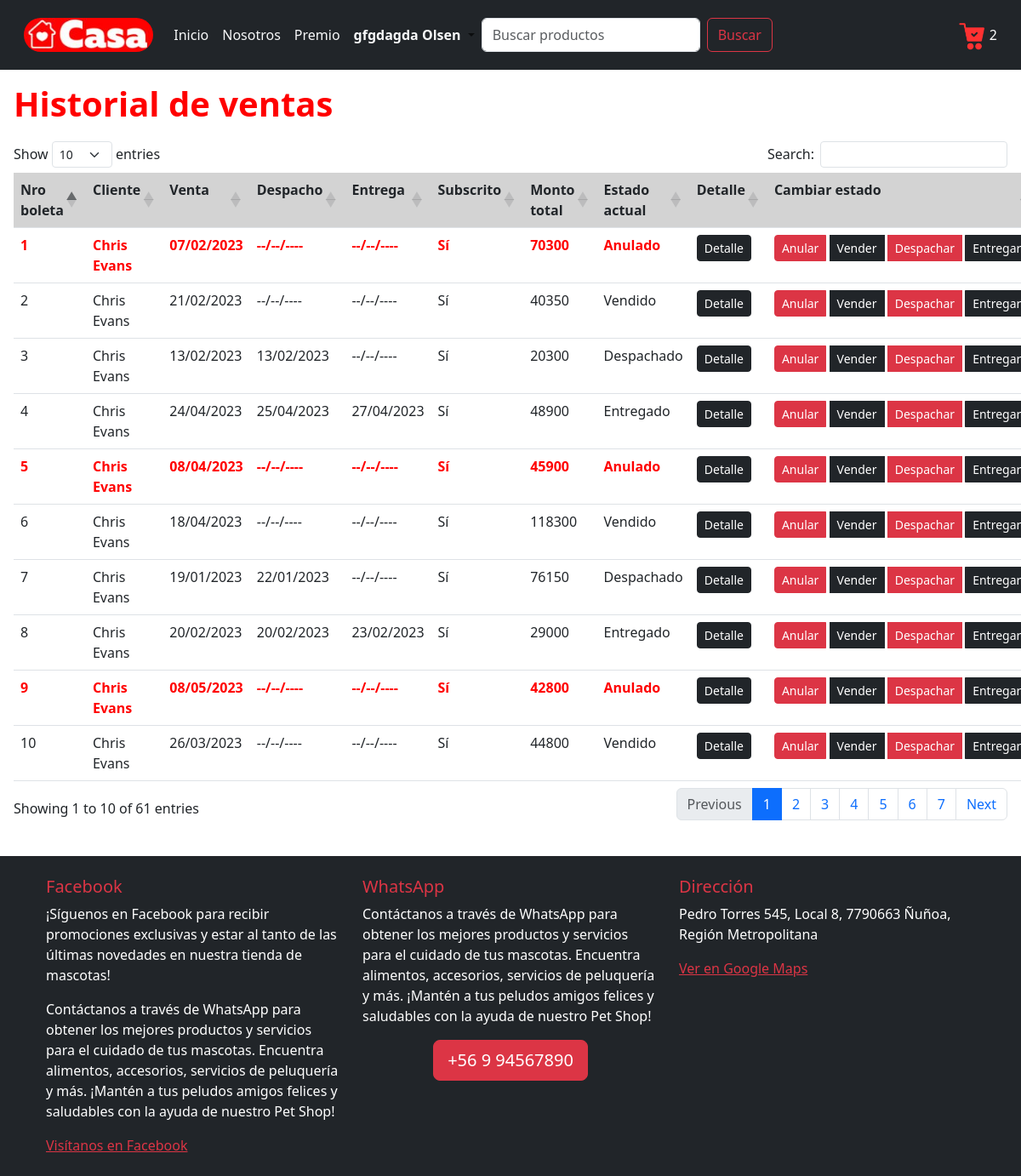
/ventas (signed in), run on the app's committed database.
### core/models.py (models this page shows, shortened)
class Boleta(models.Model):
    ESTADO_CHOICES = [
        ('Anulado', 'Anulado'),
        ('Vendido', 'Vendido'),
        ('Despachado', 'Despachado'),
        ('Entregado', 'Entregado'),
    ]
    nro_boleta = models.IntegerField(primary_key=True, blank=False, null=False, verbose_name='Nro boleta')
    cliente = models.ForeignKey(Perfil, on_delete=models.DO_NOTHING)
    monto_sin_iva = models.IntegerField(blank=False, null=False, verbose_name='Monto sin IVA')
    iva = models.IntegerField(blank=False, null=False, verbose_name='IVA')
    total_a_pagar = models.IntegerField(blank=False, null=False, verbose_name='Total a pagar')
    fecha_venta = models.DateField(blank=False, null=False, verbose_name='Fecha de venta')
    fecha_despacho = models.DateField(blank=True, null=True, verbose_name='Fecha de despacho')
    fecha_entrega = models.DateField(blank=True, null=True, verbose_name='Fecha de entrega')
    estado = models.CharField(choices=ESTADO_CHOICES, max_length=50, blank=False, null=False, verbose_name='Estado')
    class Meta:
        db_table = 'Boleta'
        verbose_name = "Boleta"
        verbose_name_plural = "Boletas"

### core/views.py (the view)
# urls.py: path('ventas', ventas, name='ventas'),
def ventas(request):
    boletas = Boleta.objects.all()
    historial =[]
    for boleta in boletas:
        boleta_historial = {
            'nro_boleta': boleta.nro_boleta,
            'nom_cliente': f'{boleta.cliente.usuario.first_name} {boleta.cliente.usuario.last_name}',
            'fecha_venta': boleta.fecha_venta,
            'fecha_despacho': boleta.fecha_despacho,
            'fecha_entrega': boleta.fecha_entrega,
            'subscrito': 'Sí' if boleta.cliente.subscrito else 'No',
            'total_a_pagar': boleta.total_a_pagar,
            'estado': boleta.estado,
        }
        historial.append(boleta_historial)
    return render(request, 'core/ventas.html', {
        'historial': historial
    })

### core/context_processors.py (called while the page is built)
def registrar_carrito(request):
    mostrar_carrito = False
    cantidad_productos = 0
    if request.user.is_authenticated:
        if request.user.perfil.tipo_usuario == 'Cliente':
            cantidad_productos = Carrito.objects.filter(cliente=request.user.perfil).count()
            mostrar_carrito = cantidad_productos > 0
    return {
        'mostrar_carrito': mostrar_carrito,
        'cantidad_productos': cantidad_productos,
    }

def carrito_variables(request):
    if request.user.is_authenticated and hasattr(request.user, 'perfil') and request.user.perfil.tipo_usuario == 'Cliente':
        detalle_carrito = Carrito.objects.filter(cliente=request.user.perfil)
        total_a_pagar = 0
        for item in detalle_carrito:
            total_a_pagar += item.precio_a_pagar
        monto_sin_iva = int(round(total_a_pagar / 1.19))
        iva = total_a_pagar - monto_sin_iva
        return {
            'detalle_carrito': detalle_carrito,
            'monto_sin_iva': monto_sin_iva,
            'iva': iva,
            'total_a_pagar': total_a_pagar,
        }
    return {}

### core/templatetags/custom_filters.py (called while the page is built)
@register.filter
def formatear_dinero(value):
    value = round(value)
    value = f'${value:,}'
    value = value.replace(',', '.')
    return value

@register.filter
def formatear_porcentaje(value):
    return f'{value}%'

@register.filter
def formatear_fecha(value):
    if value == None:
        value = '--/--/----'
    else:
        value = value.strftime("%d/%m/%Y")
    return f'{value}'

### core/templates/core/ventas.html
{% extends 'core/base.html' %}
{% load static %}
{% load custom_filters %}
{% block content %}
    <h1>Historial de ventas</h1>
    <table id="tabla-principal" class="table table-hover">
        <thead>
            <tr>
                <th> Nro boleta </th>
                <th> Cliente </th>
                <th> Venta </th>
                <th> Despacho </th>
                <th> Entrega </th>
                <th> Subscrito </th>
                <th> Monto total </th>
                <th> Estado actual </th>
                <th> Detalle </th>
                <th> Cambiar estado </th>
            </tr>
        </thead>
        <tbody>
            {% for boleta in historial %}
                {% if boleta.estado == 'Anulado' %}
                    <tr class="letra-boleta-anulada">
                {% else %}
                    <tr>
                {% endif %}
                    <td> {{ boleta.nro_boleta }} </td>
                    <td> {{ boleta.nom_cliente }} </td>
                    <td> {{ boleta.fecha_venta|formatear_fecha }} </td>
                    <td> {{ boleta.fecha_despacho|formatear_fecha }} </td>
                    <td> {{ boleta.fecha_entrega|formatear_fecha }} </td>
                    <td> {{ boleta.subscrito }} </td>
                    <td> {{ boleta.total_a_pagar }} </td>
                    <td> {{ boleta.estado }} </td>
                    <td>
                        <a href="{% url 'boleta' boleta.nro_boleta %}" class="btn btn-sm btn-dark">Detalle</a>
                    </td>
                    <td>
                        <span>
                            <div class="btn-group">
                                <a href="{% url 'cambiar_estado_boleta' boleta.nro_boleta 'Anulado' %}" class="btn btn-sm btn-danger">Anular</a>&nbsp
                                <a href="{% url 'cambiar_estado_boleta' boleta.nro_boleta 'Vendido' %}" class="btn btn-sm btn-dark">Vender</a>&nbsp
                                <a href="{% url 'cambiar_estado_boleta' boleta.nro_boleta 'Despachado' %}" class="btn btn-sm btn-danger">Despachar</a>&nbsp
                                <a href="{% url 'cambiar_estado_boleta' boleta.nro_boleta 'Entregado' %}" class="btn btn-sm btn-dark">Entregar</a>&nbsp
                            </div>
                        </span>
                    </td>
                </tr>
            {% endfor %}
        </tbody>
    </table>
{% endblock content %}

### core/templates/core/base.html (shortened to what this page needs)
{% load static %}
{% load custom_filters %}
<!DOCTYPE html>
<html lang="es">
<head>
    <link rel="stylesheet" href="{% static 'core/css/style-carrito.css' %}" />
    <link rel="stylesheet" href="{% static 'core/css/base.css' %}">
    <link href="https://cdn.jsdelivr.net/npm/bootstrap@5.3.0/dist/css/bootstrap.min.css" rel="stylesheet">
    <link href="https://cdn.datatables.net/1.13.4/css/dataTables.bootstrap5.min.css" rel="stylesheet">
    <link href="{% static 'core/css/base.css'%}" rel="stylesheet">
</head>
<body>
    {% block navbar %}
      <nav class="navbar navbar-expand-lg text-bg-dark p-3">
        <div class="container-fluid">
          <a class="navbar-brand" href="{% url 'index' %}">
            <img class="rounded-pill" src="{% static 'core/images/logo.jpg' %}" style="height: 40px;;" alt="logo">
          </a>
          <div class="collapse navbar-collapse" id="navbarSupportedContent">
            <ul class="navbar-nav me-auto mb-2 mb-lg-0">
              <li class="nav-item">
                <a class="nav-link active text-light" aria-current="page" href="{% url 'index' %}">Inicio</a>
              </li>
              <li class="nav-item">
                <a class="nav-link text-light text-light" aria-current="page" href="{% url 'nosotros' %}"> Nosotros </a>
              </li>
              <li class="nav-item">
                <a class="nav-link text-light text-light" aria-current="page" href="{% url 'api' %}"> Premio </a>
              </li>
              {% if user.is_authenticated %}
                <li class="nav-item dropdown">
                  <a class="nav-link dropdown-toggle" href="#" role="button" data-bs-toggle="dropdown"
                      aria-expanded="false" href="{% url 'ingresar' %}">
                    {% if user.is_superuser %}
                      <span class="text-danger fw-bold">
                    {% elif user.is_staff %}
                      <span class="text-warning fw-bold">
                    {% else %}
                      <span class="text-light fw-bold">
                    {% endif %}
                      {{ user.first_name }} {{ user.last_name }}
                    </span>
                  </a>
                </li>
              {% endif %}
              <form method="post" action="{% url 'index' %}" class="d-flex" role="search">
                <input class="form-control me-2" type="search" placeholder="Buscar productos"
                    aria-label="Search" id="buscar" id="buscar" name="buscar">
                <button class="btn btn-outline-danger" type="submit"> Buscar </button>
              </form>
            </ul>
            <div>
            <div>
              {% if mostrar_carrito %}
                  <div class="carrito-wrapper d-flex float-end mt-1">
                    <div id="carritoNav">
                    <img src="{% static 'core/images/carritos.png' %}" width="32px">
                    {{ cantidad_productos }}
                  </div>
                </div>
              {% endif %}
            </div>
            </div>
          </div>
        </div>
      </nav>
    {% endblock navbar %}
    <div class="content m-3">
        {% block content %}
        {% endblock content %}
    </div>
    <br>
    <footer>
        <footer class="bg-dark text-white text-center text-lg-start">
          <div class="container p-4">
            <div class="row">
              <div class="col-lg-4 col-md-6 mb-4 mb-md-0">
                <h5 class="text-danger">Facebook</h5>
                <p>¡Síguenos en Facebook para recibir promociones exclusivas y estar al tanto de las últimas novedades en nuestra tienda de mascotas! </p>
                <p>Contáctanos a través de WhatsApp para obtener los mejores productos y servicios para el cuidado de tus mascotas. Encuentra alimentos, accesorios, servicios de peluquería y más. ¡Mantén a tus peludos amigos felices y saludables con la ayuda de nuestro Pet Shop!</p>
                <a href="https://www.facebook.com/TuTiendaDeMascotas" target="_blank" rel="noopener noreferrer" class="text-danger">Visítanos en Facebook</a>
              </div>
              <div class="col-lg-4 col-md-6 mb-4 mb-md-0">
                <h5 class="text-danger">WhatsApp</h5>
                <p class="font-size-lg">Contáctanos a través de WhatsApp para obtener los mejores productos y servicios para el cuidado de tus mascotas. Encuentra alimentos, accesorios, servicios de peluquería y más. ¡Mantén a tus peludos amigos felices y saludables con la ayuda de nuestro Pet Shop!</p>
                <div class="d-flex justify-content-center">
                  <a href="https://web.whatsapp.com/" class="btn btn-danger btn-lg font-weight-bold" target="_blank">+56 9 94567890</a>
                </div>
              </div>
              <div class="col-lg-4 col-md-12 mb-4 mb-md-0">
                <h5 class="text-danger">Dirección</h5>
                <p>Pedro Torres 545, Local 8, 7790663 Ñuñoa, Región Metropolitana</p>
                <a href="https://www.google.com/maps?q=Pedro+Torres+545,+Local+8,+7790663+Ñuñoa,+Región+Metropolitana" target="_blank" rel="noopener noreferrer" class="text-danger">Ver en Google Maps</a>
              </div>
            </div>
          </div>
        </footer>
    </footer>
</body>
</html>

### core/static/core/css/style-carrito.css (style rules this page uses)
.carrito-wrapper { position: relative; }
#carritoNav { cursor: pointer; }

### core/static/core/css/base.css (style rules this page uses)
h1 { color: red !important; font-weight: bolder; margin-bottom: 20px; }
th { vertical-align: top; background-color: lightgray !important; }
.table-hover .letra-boleta-anulada td { color: red !important; font-weight: bold !important; }

### data on the page
Boleta: fecha_venta "07/02/2023", estado "Anulado"
Boleta: fecha_venta "21/02/2023", estado "Vendido"
Boleta: fecha_venta "13/02/2023", fecha_despacho "13/02/2023", estado "Despachado"
Boleta: fecha_venta "24/04/2023", fecha_despacho "25/04/2023", fecha_entrega "27/04/2023", estado "Entregado"
Boleta: fecha_venta "08/04/2023", estado "Anulado"
Boleta: fecha_venta "18/04/2023", estado "Vendido"
Boleta: fecha_venta "19/01/2023", fecha_despacho "22/01/2023", estado "Despachado"
Boleta: fecha_venta "20/02/2023", fecha_despacho "20/02/2023", fecha_entrega "23/02/2023", estado "Entregado"
Boleta: fecha_venta "08/05/2023", estado "Anulado"
Boleta: fecha_venta "26/03/2023", estado "Vendido"

### other printed values
{{ user.first_name }} "gfgdagda"
{{ user.last_name }} "Olsen"
{{ cantidad_productos }} "2"
{{ boleta.nro_boleta }} "1" "2" "3" "4" "5" "6" "7" "8" "9" "10"
{{ boleta.nom_cliente }} "Chris Evans" "Chris Evans" "Chris Evans" "Chris Evans" "Chris Evans" "Chris Evans" "Chris Evans" "Chris Evans" "Chris Evans" "Chris Evans"
{{ boleta.fecha_despacho|formatear_fecha }} "--/--/----" "--/--/----" "--/--/----" "--/--/----" "--/--/----" "--/--/----"
{{ boleta.fecha_entrega|formatear_fecha }} "--/--/----" "--/--/----" "--/--/----" "--/--/----" "--/--/----" "--/--/----" "--/--/----" "--/--/----"
{{ boleta.subscrito }} "Sí" "Sí" "Sí" "Sí" "Sí" "Sí" "Sí" "Sí" "Sí" "Sí"
{{ boleta.total_a_pagar }} "70300" "40350" "20300" "48900" "45900" "118300" "76150" "29000" "42800" "44800"
